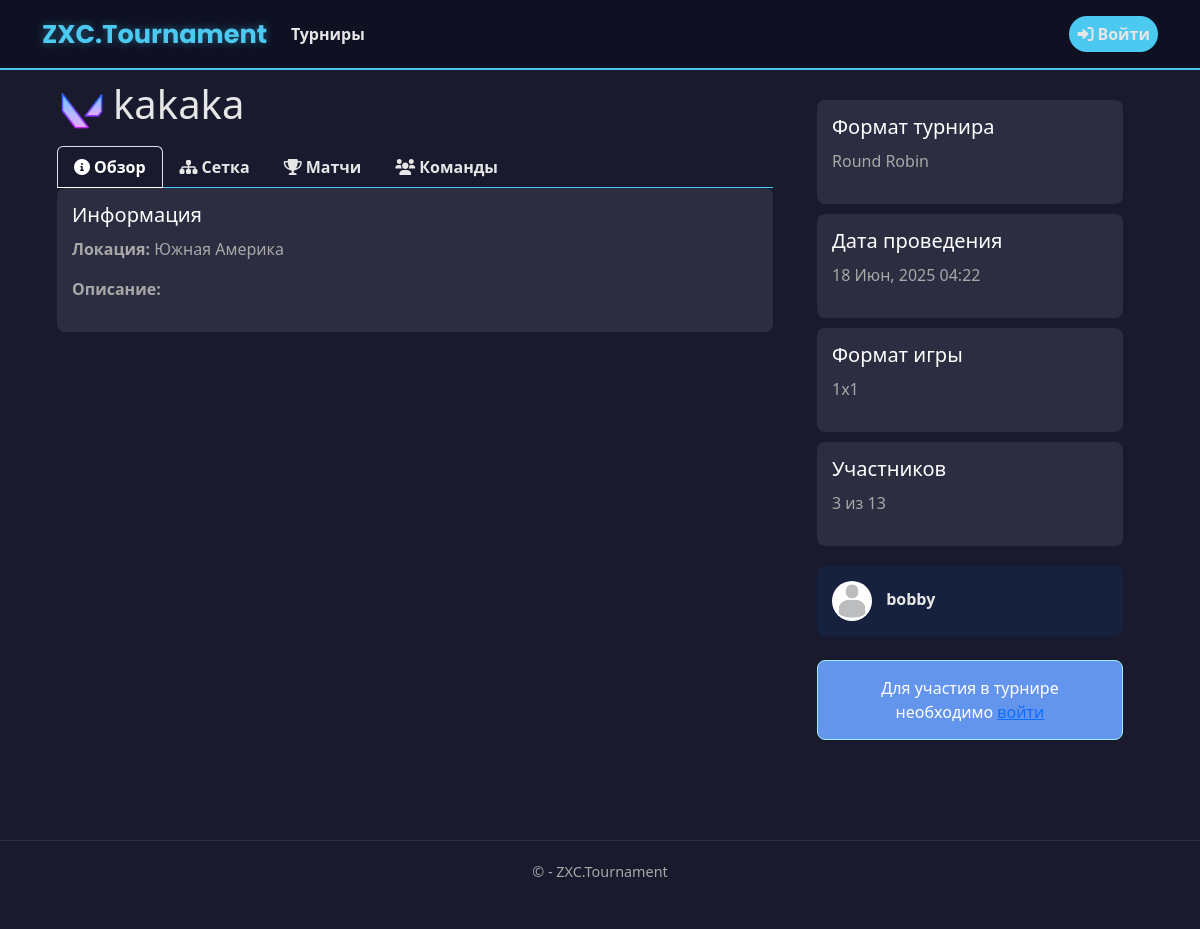
Screenshot of /tournaments/7/ with the database file from the repository.
### app/models.py (models this page shows, shortened)
class Tournament(models.Model):
    DISCIPLINE_CHOICES = [
        ('Dota 2', 'Dota 2'),
        ('CS 2', 'CS 2'),
        ('Valorant', 'Valorant'),
        ('LoL', 'League of Legends'),
    ]
    FORMAT_CHOICES = [
        ('1x1', '1x1'),
        ('2x2', '2x2'),
        ('3x3', '3x3'),
        ('5x5', '5x5'),
    ]
    TOURNAMENT_FORMAT_CHOICES = [
        ('single_elimination', 'Single Elimination'),
        ('double_elimination', 'Double Elimination'),
        ('round_robin', 'Round Robin'),
    ]
    TEAM_COUNT_CHOICES = [(i, str(i)) for i in range(2, 513)]
    LOCATION_CHOICES = [
        ('China', 'Китай'),
        ('Western Europe', 'Западная Европа'),
        ('Eastern Europe', 'Восточная Европа'),
        ('Southeast Asia', 'ЮВ Азия'),
        ('North America', 'Северная Америка'),
        ('South America', 'Южная Америка'),
    ]
    name = models.CharField(max_length=50, verbose_name="Название турнира")
    max_teams = models.IntegerField(choices=TEAM_COUNT_CHOICES, verbose_name="Максимальное количество команд")
    start_date = models.DateTimeField(verbose_name="Дата начала")
    discipline = models.CharField(max_length=50, choices=DISCIPLINE_CHOICES, verbose_name="Дисциплина")
    game_format = models.CharField(max_length=50, choices=FORMAT_CHOICES, verbose_name="Формат игры")
    tournament_format = models.CharField(max_length=50, choices=TOURNAMENT_FORMAT_CHOICES, verbose_name="Формат турнира", blank=True, null=True)
    location = models.CharField(max_length=50, choices=LOCATION_CHOICES, verbose_name="Локация")
    description = models.TextField(max_length=1000, verbose_name="Описание", blank=True, null=True)
    creator = models.ForeignKey(User, on_delete=models.CASCADE, verbose_name="Создатель")
    created_at = models.DateTimeField(default=timezone.now, verbose_name="Дата создания")
    is_active = models.BooleanField(default=True, verbose_name="Активный")
    registered_teams = models.ManyToManyField(
        'Team',
        through='TournamentRegistration',
        related_name='tournaments',
        blank=True,
        verbose_name="Зарегистрированные команды"
    )
    class Meta:
        ordering = ['-created_at']
        verbose_name = 'Турнир'
        verbose_name_plural = 'Турниры'
    def get_status(self):
        if hasattr(self, 'round_robin_table'):
            total_matches = RoundRobinMatch.objects.filter(table=self.round_robin_table).count()
            completed_matches = RoundRobinMatch.objects.filter(table=self.round_robin_table, is_completed=True).count()
            if completed_matches == total_matches and total_matches > 0:
                return 'completed'
            else:
                return 'in_progress'
    def get_status_display(self):
        status_map = {
            'planned': 'Запланирован',
            'in_progress': 'В процессе',
            'completed': 'Завершён'
        }
        return status_map.get(self.get_status(), 'Неизвестно')

class UserProfile(models.Model):
    user = models.OneToOneField(User, on_delete=models.CASCADE)
    email_confirmed = models.BooleanField(default=False)
    avatar = models.ImageField(
        upload_to='avatars/',
        default='avatars/default.jpg',
        blank=True,
        null=True
    )
    team = models.ForeignKey(Team, on_delete=models.SET_NULL, null=True, blank=True, related_name='team_members')
    bio = models.TextField(blank=True, null=True)

### app/views.py (the view, shortened to what this page needs)
# urls.py: path('tournaments/<int:tournament_id>/', views.tournament_detail, name='tournament_detail'),
def tournament_detail(request, tournament_id):
    tournament = get_object_or_404(Tournament, id=tournament_id)
    is_creator = tournament.is_creator(request.user) if request.user.is_authenticated else False
    user_team = None
    is_registered = False
    registered_count = tournament.registered_teams.count()
    tournament_status = tournament.get_status()
    tournament_status_display = tournament.get_status_display()
    upcoming_matches = get_upcoming_matches(tournament)
    context = {
        'tournament': tournament,
        'is_creator': is_creator,
        'user_team': user_team,
        'is_registered': is_registered,
        'registered_teams': tournament.registered_teams.all(),
        'registered_count': registered_count,
        'tournament_status': tournament_status,
        'tournament_status_display': tournament_status_display,
        'upcoming_matches': upcoming_matches[:5],  # Первые 5 предстоящих матчей
    }
    return render(request, 'app/tournaments/tournament_detail.html', context)

### app/bracket_features.py (called while the page is built, shortened)
def get_upcoming_matches(tournament):
    upcoming_matches = []
    if tournament.tournament_format == 'round_robin':
        if hasattr(tournament, 'round_robin_table'):
            matches = tournament.round_robin_table.matches.filter(
                is_completed=False,
                scheduled_time__isnull=False
            ).order_by('scheduled_time')[:10]
            upcoming_matches.extend(matches)
    return upcoming_matches

### app/templates/app/tournaments/tournament_detail.html (shortened to what this page needs)
{% extends "app/layout.html" %}
{% load static %}
{% block content %}
<div class="container">
    <div class="row">
        <div class="col-md-8">
            <div class="tournament-header">
                <img src="{% static 'app/images/'|add:tournament.discipline|lower|add:'.png' %}"
                     alt="{{ tournament.discipline }}"
                     class="tournament-game-icon">
                <h1>{{ tournament.name }}</h1>
            </div>
            <ul class="nav nav-tabs">
                <li class="nav-item">
                    <a class="nav-link active" href="#overview" data-bs-toggle="tab">
                        <i class="fas fa-info-circle me-1"></i>Обзор
                    </a>
                </li>
                <li class="nav-item">
                    <a class="nav-link" href="#bracket" data-bs-toggle="tab">
                        <i class="fas fa-sitemap me-1"></i>Сетка
                    </a>
                </li>
                <li class="nav-item">
                    <a class="nav-link" href="#matches" data-bs-toggle="tab">
                        <i class="fas fa-trophy me-1"></i>Матчи
                    </a>
                </li>
                <li class="nav-item">
                    <a class="nav-link" href="#teams" data-bs-toggle="tab">
                        <i class="fas fa-users me-1"></i>Команды
                    </a>
                </li>
            </ul>
            <div class="tab-content">
                <div id="overview" class="tab-pane fade show active">
                    <div class="info-block">
                        <h5>Информация</h5>
                        <p><strong>Локация:</strong> {{ tournament.get_location_display }}</p>
                        <p><strong>Описание:</strong></p>
                    </div>
                </div>
            </div>
        </div>
        <div class="col-md-4">
            <div class="right-column">
                <div class="info-box">
                    <h5>Формат турнира</h5>
                    <p>{% if tournament.tournament_format %}{{ tournament.get_tournament_format_display }}{% else %}Не указан{% endif %}</p>
                </div>
                <div class="info-box">
                    <h5>Дата проведения</h5>
                    <p>{{ tournament.start_date|date:"d M, Y H:i" }}</p>
                </div>
                <div class="info-box">
                    <h5>Формат игры</h5>
                    <p>{{ tournament.get_game_format_display }}</p>
                </div>
                <div class="info-box">
                    <h5>Участников</h5>
                    <p>{{ registered_count }} из {{ tournament.max_teams }}</p>
                </div>
                <div class="creator-card">
                    <img src="{{ tournament.creator.userprofile.avatar.url }}" alt="Аватар">
                    <span>{{ tournament.creator.username }}</span>
                </div>
                <div class="mt-4">
                    {% if user.is_authenticated %}
                    {% if not tournament.bracket and not tournament.round_robin_table %}
                    {% if is_registered %}
                    {% if tournament.game_format == '1x1' %}
                    <form action="{% url 'cancel_tournament_participation' tournament_id=tournament.id %}" method="post">
                        {% csrf_token %}
                        <div class="d-grid">
                            <button type="submit" class="btn btn-danger">
                                <i class="fas fa-times me-1"></i>Отменить участие
                            </button>
                        </div>
                    </form>
                    {% elif user.userprofile.team and user.userprofile.team.captain == user %}
                    <div class="d-grid gap-2">
                        <a href="{% url 'edit_tournament_roster' tournament_id=tournament.id %}" class="btn btn-primary">
                            <i class="fas fa-user-edit me-1"></i>Изменить состав
                        </a>
                        <form action="{% url 'cancel_tournament_participation' tournament_id=tournament.id %}" method="post">
                            {% csrf_token %}
                            <button type="submit" class="btn btn-danger">
                                <i class="fas fa-times me-1"></i>Отменить участие
                            </button>
                        </form>
                    </div>
                    {% else %}
                    <div class="alert alert-success">Ваша команда уже зарегистрирована</div>
                    {% endif %}
                    {% elif tournament.registered_teams_count < tournament.max_teams %}
                    {% if user_team or tournament.game_format == '1x1' %}
                    <div class="d-grid">
                        <a href="{% url 'participate_tournament' tournament_id=tournament.id %}" class="btn btn-primary">
                            <i class="fas fa-plus me-1"></i>Принять участие
                        </a>
                    </div>
                    {% else %}
                    <div class="alert alert-warning">
                        Для участия в этом турнире вам нужно быть капитаном команды
                    </div>
                    {% endif %}
                    {% else %}
                    <div class="alert alert-danger">Турнир уже заполнен</div>
                    {% endif %}
                    {% else %}
                    <div class="alert alert-info">
                        <i class="fas fa-info-circle me-1"></i>
                        Регистрация закрыта, так как турнирная сетка уже сформирована
                    </div>
                    {% endif %}
                    {% else %}
                    <div class="alert alert-info">
                        Для участия в турнире необходимо <a href="{% url 'login' %}">войти</a>
                    </div>
                    {% endif %}
                </div>
            </div>
        </div>
    </div>
</div>
{% endblock %}

### static/app/content/site.css (style rules this page uses)
body { padding-top: 10px; padding-bottom: 10px; }
body { background-color: #1a1a2e; color: #e6e6e6; font-family: 'Segoe UI', Tahoma, Geneva, Verdana, sans-serif; }
.tournament-game-icon { width: 30px; height: 30px; object-fit: cover; border-radius: 8px; margin-right: 10px; }

### app/templates/app/layout.html (style rules this page uses)
.nav-link { color: #e6e6e6 !important; font-weight: 500; transition: color 0.3s ease; }

### app/templates/app/tournaments/tournament_detail.html (style rules this page uses)
.nav-tabs { border-bottom: 1px solid #4cc9f0; }
.nav-link { color: #e6e6e6; font-weight: bold; }
.nav-link.active { color: #ffffff !important; background-color: transparent !important; }
.info-block { background-color: #2d2d42; padding: 15px; margin-bottom: 20px; border-radius: 8px; }
.info-block h5 { color: #ffffff; margin-bottom: 10px; }
.info-block p { color: #a8a8a8; }
.creator-card { background-color: #16213e; padding: 15px; border-radius: 8px; margin-top: 20px; }
.creator-card img { width: 40px; height: 40px; object-fit: cover; border-radius: 50%; margin-right: 10px; }
.creator-card span { font-weight: bold; color: #e6e6e6; }
.right-column { background-color: #1a1a2e; padding: 20px; border-radius: 10px; margin-bottom: 20px; }
.right-column h5 { color: #ffffff; margin-bottom: 10px; }
.right-column p { color: #a8a8a8; }
.info-box { background-color: #2d2d42; padding: 15px; border-radius: 8px; margin-bottom: 10px; }
.info-box h5 { color: #ffffff; margin-bottom: 10px; }
.info-box p { color: #a8a8a8; }
.tournament-game-icon { width: 50px; height: 50px; object-fit: cover; border-radius: 1px; margin-right: 1px; }
.tournament-header { display: flex; align-items: center; gap: 5px; margin-bottom: 10px; }
.alert { border-radius: 8px; padding: 15px; margin-bottom: 20px; text-align: center; }
.alert-info { background-color: cornflowerblue !important; color: #fff !important; }

### rows the page displays
Tournament: name "kakaka", location "Южная Америка", tournament_format "Round Robin", start_date "18 Июн, 2025 04:22", game_format "1x1", max_teams "13", creator.userprofile.avatar (placeholder picture), creator.username "bobby"

### other values shown
{{ registered_count }} "3"
